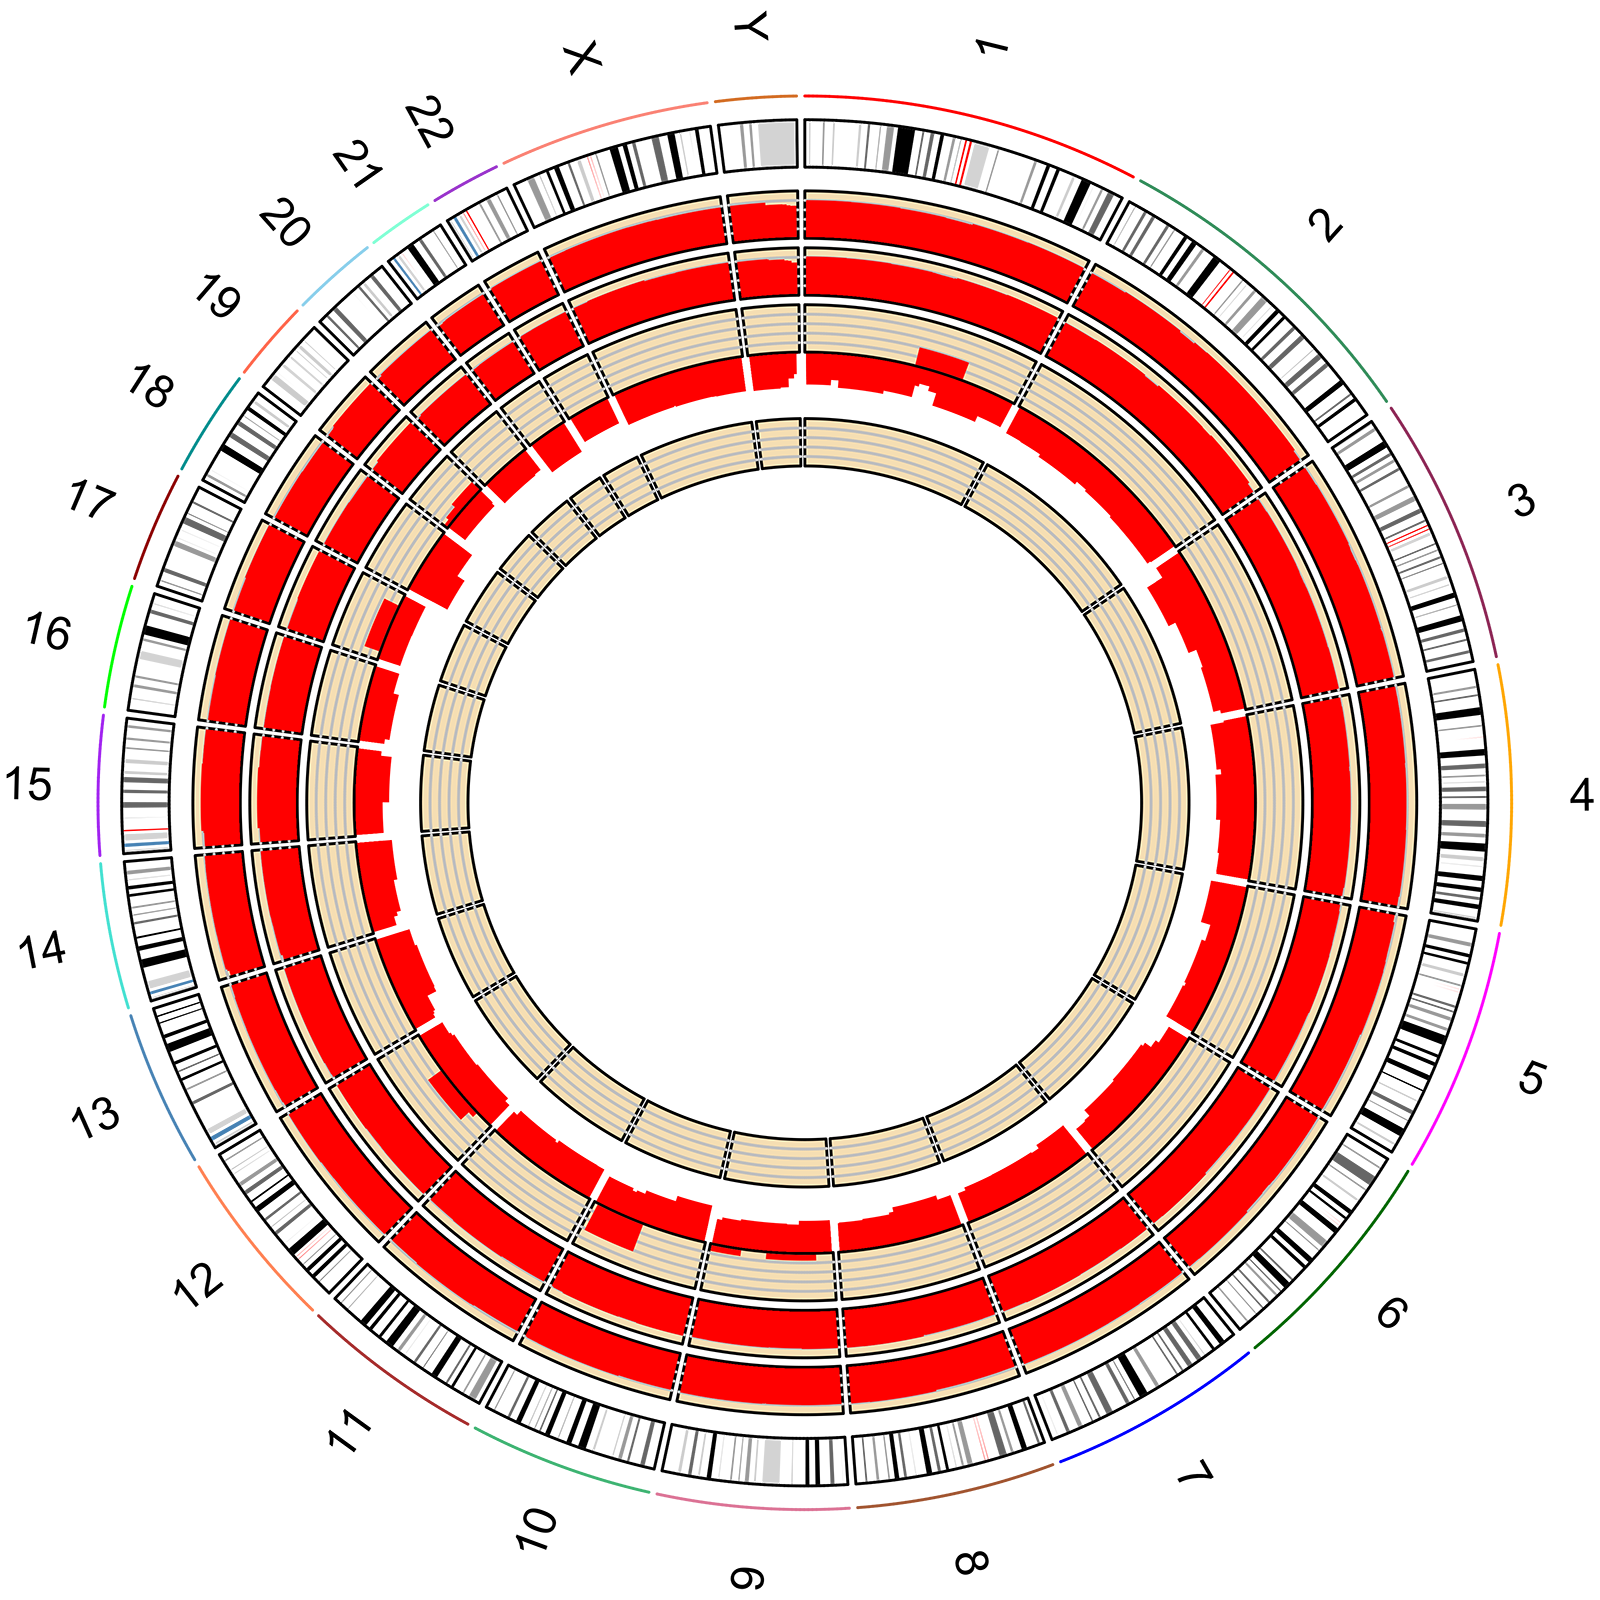

This chart was generated by the following R code:
datN=read.delim('Normal.cg',header=F)
datB=read.delim('brother2.cg',header=F)

library(RCircos)
data(UCSC.HG19.Human.CytoBandIdeogram);
cyto.info <- UCSC.HG19.Human.CytoBandIdeogram;
chr.exclude <- NULL;
num.inside <- 5;
num.outside <- 0;
#chr.exclude = paste("chr", seq(5,22), sep="")

RCircos.Set.Core.Components(cyto.info,chr.exclude, num.inside, num.outside);
RCircos.Set.Plot.Area();
RCircos.Chromosome.Ideogram.Plot();

RCircos.Histogram.Plot(hist.data=datB,data.col=6, track.num=1, side="in");
RCircos.Histogram.Plot(hist.data=datN,data.col=6, track.num=2, side="in");

datN['D'] <- datB$V6-datN$V6
datN['X'] <- 20 * datN['D']
RCircos.Histogram.Plot(hist.data=datN,data.col=8, track.num=3, side="in");
RCircos.Histogram.Plot(hist.data=datN,data.col=7, track.num=5, side="in");

# https://github.com/cran/RCircos/blob/master/demo/RCircos.Demo.Human.R
data(RCircos.Histogram.Data);
RCircos.Histogram.Plot(hist.data=RCircos.Histogram.Data,data.col=4, track.num=6, side="in");
